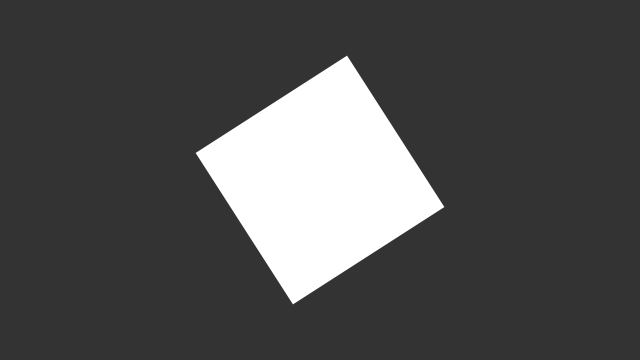
Frame 1 (no input)
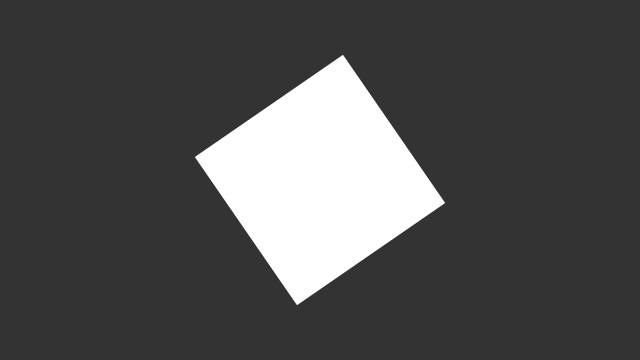
Frame 60 (the mouse pressed at the canvas centre just before this capture)
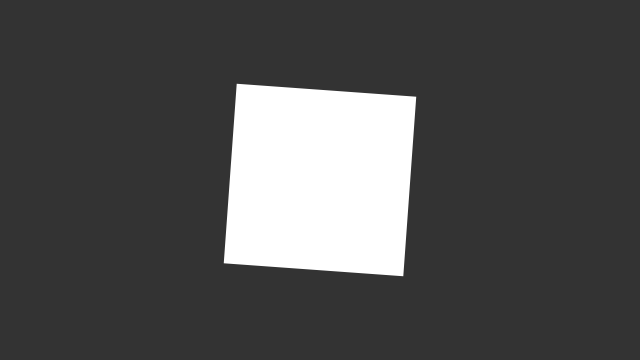
Frame 120 (the mouse held since frame 60 and released just before this capture)

The Processing sketch that drew these frames (run headless with seeded random() and noise(); from frame 60 on, the mouse is pressed at the canvas centre):

// Processing sketch: Rotate
// ── Rotate.pde
/**
 * Rotate. 
 * 
 * Rotating a square around the Z axis. To get the results
 * you expect, send the rotate function angle parameters that are
 * values between 0 and PI*2 (TWO_PI which is roughly 6.28). If you prefer to 
 * think about angles as degrees (0-360), you can use the radians() 
 * method to convert your values. For example: scale(radians(90))
 * is identical to the statement scale(PI/2). 
 */

float angle;
float jitter;

void setup() {
  size(640, 360);
  noStroke();
  fill(255);
  rectMode(CENTER);
}

void draw() {
  background(51);

  // during even-numbered seconds (0, 2, 4, 6...)
  if (second() % 2 == 0) {  
    jitter = random(-0.1, 0.1);
  }
  angle = angle + jitter;
  float c = cos(angle);
  translate(width/2, height/2);
  rotate(c);
  rect(0, 0, 180, 180);   
}
